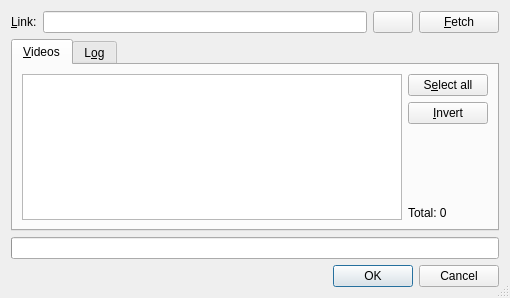
<?xml version="1.0" encoding="UTF-8"?>
<ui version="4.0">
 <author>Toni Gundogdu</author>
 <class>rssDialog</class>
 <widget class="QDialog" name="rssDialog">
  <property name="windowModality">
   <enum>Qt::ApplicationModal</enum>
  </property>
  <property name="geometry">
   <rect>
    <x>0</x>
    <y>0</y>
    <width>510</width>
    <height>298</height>
   </rect>
  </property>
  <property name="windowTitle">
   <string>abby: RSS</string>
  </property>
  <property name="windowIcon">
   <iconset resource="abby.qrc">
    <normaloff>:/feed-icon-14x14.png</normaloff>:/feed-icon-14x14.png</iconset>
  </property>
  <property name="sizeGripEnabled">
   <bool>true</bool>
  </property>
  <layout class="QGridLayout" name="gridLayout_2">
   <item row="0" column="0">
    <layout class="QHBoxLayout" name="horizontalLayout_2">
     <item>
      <widget class="QLabel" name="label">
       <property name="text">
        <string>&amp;Link:</string>
       </property>
       <property name="buddy">
        <cstring>linkEdit</cstring>
       </property>
      </widget>
     </item>
     <item>
      <widget class="QLineEdit" name="linkEdit"/>
     </item>
     <item>
      <widget class="QPushButton" name="feedmgrButton">
       <property name="toolTip">
        <string>Saved feeds</string>
       </property>
       <property name="text">
        <string/>
       </property>
       <property name="icon">
        <iconset resource="abby.qrc">
         <normaloff>:/document-open.png</normaloff>:/document-open.png</iconset>
       </property>
       <property name="iconSize">
        <size>
         <width>16</width>
         <height>16</height>
        </size>
       </property>
      </widget>
     </item>
     <item>
      <widget class="QPushButton" name="fetchButton">
       <property name="text">
        <string>&amp;Fetch</string>
       </property>
       <property name="icon">
        <iconset resource="abby.qrc">
         <normaloff>:/go-next.png</normaloff>:/go-next.png</iconset>
       </property>
       <property name="iconSize">
        <size>
         <width>16</width>
         <height>16</height>
        </size>
       </property>
      </widget>
     </item>
    </layout>
   </item>
   <item row="1" column="0">
    <widget class="QTabWidget" name="tabWidget">
     <property name="currentIndex">
      <number>0</number>
     </property>
     <widget class="QWidget" name="tab">
      <attribute name="title">
       <string>&amp;Videos</string>
      </attribute>
      <layout class="QGridLayout" name="gridLayout">
       <item row="0" column="0">
        <layout class="QHBoxLayout" name="horizontalLayout">
         <item>
          <widget class="QTreeWidget" name="itemsTree">
           <property name="sizePolicy">
            <sizepolicy hsizetype="Expanding" vsizetype="Expanding">
             <horstretch>0</horstretch>
             <verstretch>0</verstretch>
            </sizepolicy>
           </property>
           <property name="autoExpandDelay">
            <number>-1</number>
           </property>
           <property name="rootIsDecorated">
            <bool>false</bool>
           </property>
           <property name="uniformRowHeights">
            <bool>false</bool>
           </property>
           <property name="sortingEnabled">
            <bool>false</bool>
           </property>
           <property name="headerHidden">
            <bool>true</bool>
           </property>
           <column>
            <property name="text">
             <string>Title</string>
            </property>
           </column>
           <column>
            <property name="text">
             <string>Link</string>
            </property>
           </column>
          </widget>
         </item>
         <item>
          <layout class="QVBoxLayout" name="verticalLayout">
           <item>
            <widget class="QPushButton" name="selectallButton">
             <property name="text">
              <string>S&amp;elect all</string>
             </property>
            </widget>
           </item>
           <item>
            <widget class="QPushButton" name="invertButton">
             <property name="text">
              <string>&amp;Invert</string>
             </property>
            </widget>
           </item>
           <item>
            <spacer name="verticalSpacer">
             <property name="orientation">
              <enum>Qt::Vertical</enum>
             </property>
             <property name="sizeHint" stdset="0">
              <size>
               <width>20</width>
               <height>40</height>
              </size>
             </property>
            </spacer>
           </item>
           <item>
            <widget class="QLabel" name="totalLabel">
             <property name="text">
              <string>Total: 0</string>
             </property>
            </widget>
           </item>
          </layout>
         </item>
        </layout>
       </item>
      </layout>
     </widget>
     <widget class="QWidget" name="tab_2">
      <attribute name="title">
       <string>L&amp;og</string>
      </attribute>
      <layout class="QGridLayout" name="gridLayout_3">
       <item row="0" column="0">
        <widget class="QTextEdit" name="logEdit">
         <property name="undoRedoEnabled">
          <bool>false</bool>
         </property>
         <property name="readOnly">
          <bool>true</bool>
         </property>
         <property name="acceptRichText">
          <bool>false</bool>
         </property>
        </widget>
       </item>
      </layout>
     </widget>
    </widget>
   </item>
   <item row="3" column="0">
    <widget class="QDialogButtonBox" name="buttonBox">
     <property name="orientation">
      <enum>Qt::Horizontal</enum>
     </property>
     <property name="standardButtons">
      <set>QDialogButtonBox::Cancel|QDialogButtonBox::Ok</set>
     </property>
    </widget>
   </item>
   <item row="2" column="0">
    <widget class="QProgressBar" name="progressBar">
     <property name="value">
      <number>0</number>
     </property>
     <property name="textVisible">
      <bool>false</bool>
     </property>
    </widget>
   </item>
  </layout>
 </widget>
 <tabstops>
  <tabstop>linkEdit</tabstop>
  <tabstop>feedmgrButton</tabstop>
  <tabstop>fetchButton</tabstop>
  <tabstop>itemsTree</tabstop>
  <tabstop>selectallButton</tabstop>
  <tabstop>invertButton</tabstop>
  <tabstop>buttonBox</tabstop>
 </tabstops>
 <resources>
  <include location="abby.qrc"/>
 </resources>
 <connections>
  <connection>
   <sender>buttonBox</sender>
   <signal>accepted()</signal>
   <receiver>rssDialog</receiver>
   <slot>accept()</slot>
   <hints>
    <hint type="sourcelabel">
     <x>248</x>
     <y>254</y>
    </hint>
    <hint type="destinationlabel">
     <x>157</x>
     <y>274</y>
    </hint>
   </hints>
  </connection>
  <connection>
   <sender>buttonBox</sender>
   <signal>rejected()</signal>
   <receiver>rssDialog</receiver>
   <slot>reject()</slot>
   <hints>
    <hint type="sourcelabel">
     <x>316</x>
     <y>260</y>
    </hint>
    <hint type="destinationlabel">
     <x>286</x>
     <y>274</y>
    </hint>
   </hints>
  </connection>
  <connection>
   <sender>fetchButton</sender>
   <signal>clicked()</signal>
   <receiver>rssDialog</receiver>
   <slot>onFetch()</slot>
   <hints>
    <hint type="sourcelabel">
     <x>431</x>
     <y>57</y>
    </hint>
    <hint type="destinationlabel">
     <x>254</x>
     <y>119</y>
    </hint>
   </hints>
  </connection>
  <connection>
   <sender>feedmgrButton</sender>
   <signal>clicked()</signal>
   <receiver>rssDialog</receiver>
   <slot>onFeedMgr()</slot>
   <hints>
    <hint type="sourcelabel">
     <x>24</x>
     <y>22</y>
    </hint>
    <hint type="destinationlabel">
     <x>254</x>
     <y>134</y>
    </hint>
   </hints>
  </connection>
  <connection>
   <sender>selectallButton</sender>
   <signal>clicked()</signal>
   <receiver>rssDialog</receiver>
   <slot>onSelectAll()</slot>
   <hints>
    <hint type="sourcelabel">
     <x>458</x>
     <y>60</y>
    </hint>
    <hint type="destinationlabel">
     <x>254</x>
     <y>134</y>
    </hint>
   </hints>
  </connection>
  <connection>
   <sender>invertButton</sender>
   <signal>clicked()</signal>
   <receiver>rssDialog</receiver>
   <slot>onInvert()</slot>
   <hints>
    <hint type="sourcelabel">
     <x>458</x>
     <y>94</y>
    </hint>
    <hint type="destinationlabel">
     <x>254</x>
     <y>134</y>
    </hint>
   </hints>
  </connection>
 </connections>
 <slots>
  <slot>onFetch()</slot>
  <slot>onAbort()</slot>
  <slot>onFeedMgr()</slot>
  <slot>onSelectAll()</slot>
  <slot>onInvert()</slot>
 </slots>
</ui>
